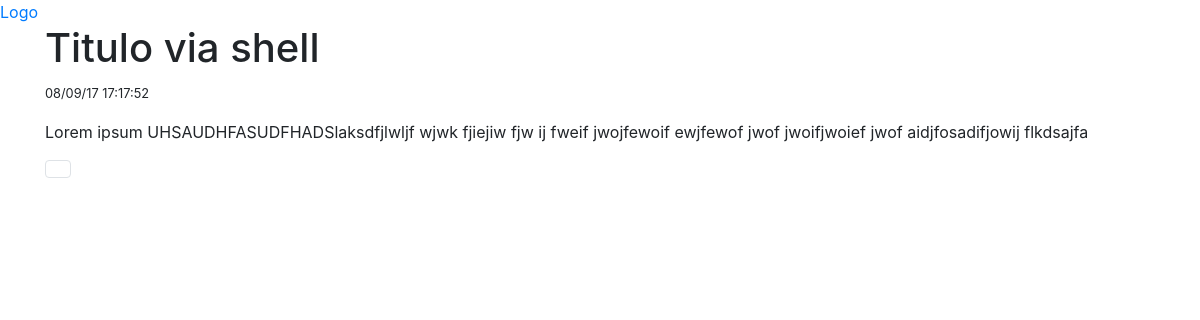
Page /posts/44/detail/ on the committed database.
### posts/models.py (models this page shows, shortened)
class Post(models.Model):
	title = models.CharField(max_length=120)
	image = models.FileField(null=True,blank=True)
	content = models.TextField()
	updated = models.DateTimeField(auto_now=True,auto_now_add=False)
	created = models.DateTimeField(auto_now=False, auto_now_add=True)
	class Meta:
		ordering = ['-id','-created']

### posts/views.py (the view)
# urls.py: url(r'^(?P<id>\d+)/detail/$', posts_detail,name='detail'),
def posts_detail(request,id=None):
	instance = get_object_or_404(Post,id=id)
	context = {
	'post':instance
	}
	return render(request,'post_detail.html',context)

### posts/templates/post_detail.html (shortened to what this page needs)
{% extends 'base.html' %}
{% block container %}
	<h1>{{ post.title}}</h1><small>{{ post.created|date:"d/m/y H:i:s" }}</small>
	<p> {{ post.content | linebreaks }}</p>
{% endblock container %}

### rows in the picture
Post: title "Titulo via shell", created "08/09/17 17:17:52", content "Lorem ipsum UHSAUDHFASUDFHADSlaksdfjlwljf wjwk fjiejiw fjw ij fweif jwojfewoif ewjfewof jwof jwoifjwoief jwof aidjfosadifjowij flkdsajfa"
